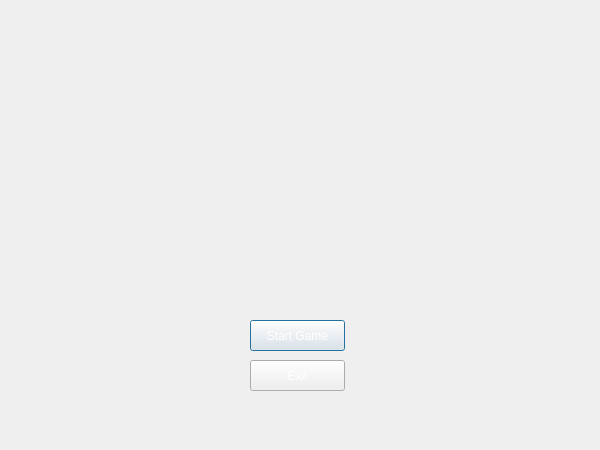
<?xml version="1.0" encoding="UTF-8"?>
<ui version="4.0">
 <class>Dialog</class>
 <widget class="QDialog" name="Dialog">
  <property name="geometry">
   <rect>
    <x>0</x>
    <y>0</y>
    <width>600</width>
    <height>450</height>
   </rect>
  </property>
  <property name="windowTitle">
   <string>Dialog</string>
  </property>
  <property name="styleSheet">
   <string notr="true">background-image: url(:/startMenu.png);</string>
  </property>
  <widget class="QPushButton" name="startButton">
   <property name="geometry">
    <rect>
     <x>250</x>
     <y>320</y>
     <width>95</width>
     <height>31</height>
    </rect>
   </property>
   <property name="palette">
    <palette>
     <active>
      <colorrole role="ButtonText">
       <brush brushstyle="SolidPattern">
        <color alpha="255">
         <red>255</red>
         <green>255</green>
         <blue>255</blue>
        </color>
       </brush>
      </colorrole>
     </active>
     <inactive>
      <colorrole role="ButtonText">
       <brush brushstyle="SolidPattern">
        <color alpha="255">
         <red>255</red>
         <green>255</green>
         <blue>255</blue>
        </color>
       </brush>
      </colorrole>
     </inactive>
     <disabled>
      <colorrole role="ButtonText">
       <brush brushstyle="SolidPattern">
        <color alpha="255">
         <red>143</red>
         <green>146</green>
         <blue>147</blue>
        </color>
       </brush>
      </colorrole>
     </disabled>
    </palette>
   </property>
   <property name="text">
    <string>Start Game</string>
   </property>
  </widget>
  <widget class="QPushButton" name="exitButton">
   <property name="geometry">
    <rect>
     <x>250</x>
     <y>360</y>
     <width>95</width>
     <height>31</height>
    </rect>
   </property>
   <property name="palette">
    <palette>
     <active>
      <colorrole role="ButtonText">
       <brush brushstyle="SolidPattern">
        <color alpha="255">
         <red>255</red>
         <green>255</green>
         <blue>255</blue>
        </color>
       </brush>
      </colorrole>
     </active>
     <inactive>
      <colorrole role="ButtonText">
       <brush brushstyle="SolidPattern">
        <color alpha="255">
         <red>255</red>
         <green>255</green>
         <blue>255</blue>
        </color>
       </brush>
      </colorrole>
     </inactive>
     <disabled>
      <colorrole role="ButtonText">
       <brush brushstyle="SolidPattern">
        <color alpha="255">
         <red>143</red>
         <green>146</green>
         <blue>147</blue>
        </color>
       </brush>
      </colorrole>
     </disabled>
    </palette>
   </property>
   <property name="text">
    <string>Exit</string>
   </property>
  </widget>
 </widget>
 <layoutdefault spacing="6" margin="11"/>
 <resources/>
 <connections>
  <connection>
   <sender>exitButton</sender>
   <signal>clicked()</signal>
   <receiver>Dialog</receiver>
   <slot>reject()</slot>
   <hints>
    <hint type="sourcelabel">
     <x>259</x>
     <y>375</y>
    </hint>
    <hint type="destinationlabel">
     <x>157</x>
     <y>402</y>
    </hint>
   </hints>
  </connection>
 </connections>
</ui>
